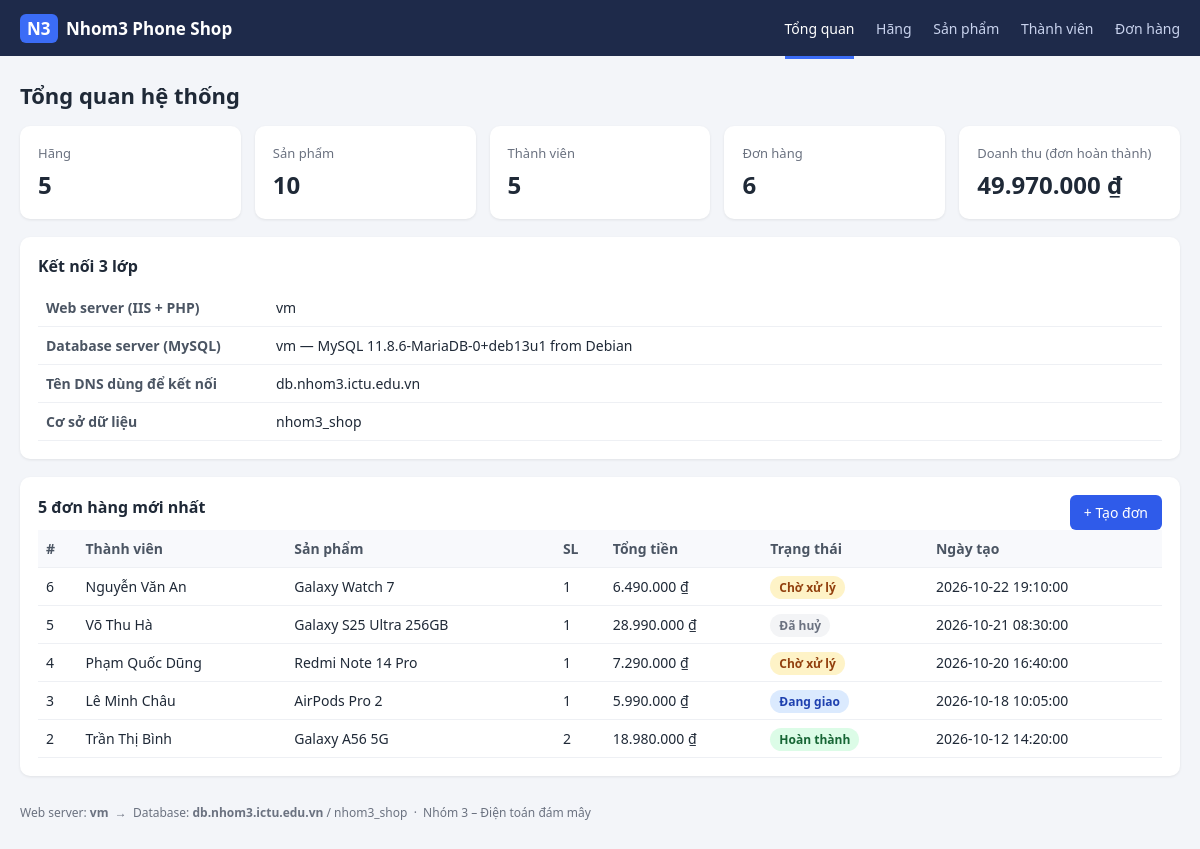
The page / on the database its author committed.
### tables this page shows
CREATE TABLE orders (
  id          INT UNSIGNED AUTO_INCREMENT PRIMARY KEY,
  member_id   INT UNSIGNED NOT NULL,
  product_id  INT UNSIGNED NOT NULL,
  quantity    INT NOT NULL,
  unit_price  DECIMAL(12,0) NOT NULL,
  total       DECIMAL(14,0) NOT NULL,
  status      ENUM('pending','shipping','done','cancelled') NOT NULL DEFAULT 'pending',
  note        VARCHAR(255) NULL,
  created_at  DATETIME NOT NULL DEFAULT CURRENT_TIMESTAMP,
  updated_at  DATETIME NOT NULL DEFAULT CURRENT_TIMESTAMP ON UPDATE CURRENT_TIMESTAMP,
  CONSTRAINT fk_orders_member  FOREIGN KEY (member_id)  REFERENCES members(id),
  CONSTRAINT fk_orders_product FOREIGN KEY (product_id) REFERENCES products(id),
  CONSTRAINT chk_orders_qty CHECK (quantity > 0)
);

CREATE TABLE members (
  id          INT UNSIGNED AUTO_INCREMENT PRIMARY KEY,
  full_name   VARCHAR(100) NOT NULL,
  email       VARCHAR(150) NOT NULL UNIQUE,
  phone       VARCHAR(10)  NOT NULL,
  address     VARCHAR(255) NULL,
  created_at  DATETIME NOT NULL DEFAULT CURRENT_TIMESTAMP
);

CREATE TABLE products (
  id           INT UNSIGNED AUTO_INCREMENT PRIMARY KEY,
  brand_id     INT UNSIGNED NOT NULL,
  name         VARCHAR(200) NOT NULL,
  price        DECIMAL(12,0) NOT NULL,
  stock        INT NOT NULL DEFAULT 0,
  description  TEXT NULL,
  created_at   DATETIME NOT NULL DEFAULT CURRENT_TIMESTAMP,
  updated_at   DATETIME NOT NULL DEFAULT CURRENT_TIMESTAMP ON UPDATE CURRENT_TIMESTAMP,
  CONSTRAINT fk_products_brand FOREIGN KEY (brand_id) REFERENCES brands(id),
  CONSTRAINT chk_products_price CHECK (price > 0),
  CONSTRAINT chk_products_stock CHECK (stock >= 0)
);

### inc/db.php (called while the page is built, shortened)
<?php
function db(): PDO
{
    static $pdo = null;
    if ($pdo === null) {
        $dsn = 'mysql:host=' . DB_HOST . ';dbname=' . DB_NAME . ';charset=utf8mb4';
        $pdo = new PDO($dsn, DB_USER, DB_PASS, [
            PDO::ATTR_ERRMODE            => PDO::ERRMODE_EXCEPTION,
            PDO::ATTR_DEFAULT_FETCH_MODE => PDO::FETCH_ASSOC,
            PDO::ATTR_EMULATE_PREPARES   => false,
        ]);
    }
    return $pdo;
}
function q(string $sql, array $params = []): PDOStatement
{
    $st = db()->prepare($sql);
    $st->execute($params);
    return $st;
}
function e($v): string
{
    return htmlspecialchars((string)$v, ENT_QUOTES, 'UTF-8');
}
function money($n): string
{
    return number_format((float)$n, 0, ',', '.') . ' ₫';
}

### index.php (the view, shortened to what this page needs)
<?php
require __DIR__ . '/inc/db.php';
$stats = [
    'Hãng'       => q('SELECT COUNT(*) FROM brands')->fetchColumn(),
    'Sản phẩm'   => q('SELECT COUNT(*) FROM products')->fetchColumn(),
    'Thành viên' => q('SELECT COUNT(*) FROM members')->fetchColumn(),
    'Đơn hàng'   => q('SELECT COUNT(*) FROM orders')->fetchColumn(),
];
$revenue = q("SELECT COALESCE(SUM(total),0) FROM orders WHERE status = 'done'")->fetchColumn();
$server  = q('SELECT @@hostname AS host, VERSION() AS ver')->fetch();
$latest = q(
    'SELECT o.id, o.quantity, o.total, o.status, o.created_at, m.full_name, p.name AS product
       FROM orders o
       JOIN members  m ON m.id = o.member_id
       JOIN products p ON p.id = o.product_id
      ORDER BY o.id DESC LIMIT 5'
)->fetchAll();
require __DIR__ . '/inc/header.php';
?>
<h1>Tổng quan hệ thống</h1>
<div class="cards">
  <?php foreach ($stats as $label => $num): ?>
    <div class="card stat"><span><?= e($label) ?></span><b><?= e($num) ?></b></div>
  <?php endforeach; ?>
  <div class="card stat"><span>Doanh thu (đơn hoàn thành)</span><b><?= money($revenue) ?></b></div>
</div>
<div class="card">
  <h2>Kết nối 3 lớp</h2>
  <table class="kv">
    <tr><th>Web server (IIS + PHP)</th><td><?= e(gethostname()) ?></td></tr>
    <tr><th>Database server (MySQL)</th><td><?= e($server['host']) ?> — MySQL <?= e($server['ver']) ?></td></tr>
    <tr><th>Tên DNS dùng để kết nối</th><td><?= e(DB_HOST) ?></td></tr>
    <tr><th>Cơ sở dữ liệu</th><td><?= e(DB_NAME) ?></td></tr>
  </table>
</div>
<div class="card">
  <div class="card-head"><h2>5 đơn hàng mới nhất</h2><a class="btn" href="orders.php?action=create">+ Tạo đơn</a></div>
  <table>
    <tr><th>#</th><th>Thành viên</th><th>Sản phẩm</th><th>SL</th><th>Tổng tiền</th><th>Trạng thái</th><th>Ngày tạo</th></tr>
    <?php foreach ($latest as $o): ?>
      <tr>
        <td><?= $o['id'] ?></td>
        <td><?= e($o['full_name']) ?></td>
        <td><?= e($o['product']) ?></td>
        <td><?= $o['quantity'] ?></td>
        <td><?= money($o['total']) ?></td>
        <td><span class="badge <?= e($o['status']) ?>"><?= e(ORDER_STATUS[$o['status']]) ?></span></td>
        <td><?= e($o['created_at']) ?></td>
      </tr>
    <?php endforeach; ?>
  </table>
</div>
<?php require __DIR__ . '/inc/footer.php'; ?>

### inc/header.php (shortened to what this page needs)
<?php
$current = basename($_SERVER['SCRIPT_NAME'] ?? 'index.php');
$menu = [
    'index.php'    => 'Tổng quan',
    'brands.php'   => 'Hãng',
    'products.php' => 'Sản phẩm',
    'members.php'  => 'Thành viên',
    'orders.php'   => 'Đơn hàng',
];
?><!DOCTYPE html>
<html lang="vi">
<head>
<link rel="stylesheet" href="assets/style.css">
</head>
<body>
<header class="topbar">
  <div class="wrap">
    <a class="brand" href="index.php"><span class="logo">N3</span> <?= e(APP_NAME) ?></a>
    <nav>
      <?php foreach ($menu as $file => $label): ?>
        <a href="<?= $file ?>" class="<?= $current === $file ? 'active' : '' ?>"><?= $label ?></a>
      <?php endforeach; ?>
    </nav>
  </div>
</header>
<main class="wrap">

### inc/footer.php
</main>
<footer class="wrap footer">
  Web server: <b><?= e(gethostname()) ?></b> &nbsp;→&nbsp; Database: <b><?= e(DB_HOST) ?></b> / <?= e(DB_NAME) ?>
  &nbsp;·&nbsp; Nhóm 3 – Điện toán đám mây
</footer>
</body>
</html>

### assets/style.css (style rules this page uses)
* { box-sizing: border-box; }
body { margin: 0; font-family: "Segoe UI", Arial, sans-serif; font-size: 14px; color: #1f2937; background: #f3f5f9; }
a { color: #2547d0; text-decoration: none; }
.wrap { max-width: 1200px; margin: 0 auto; padding: 0 20px; }
h1 { font-size: 22px; margin: 24px 0 16px; }
h2 { font-size: 16px; margin: 0 0 12px; }
.topbar { background: #1e2a4a; color: #fff; }
.topbar .wrap { display: flex; align-items: center; justify-content: space-between; height: 56px; }
.topbar .brand { color: #fff; font-weight: 700; font-size: 17px; }
.logo { display: inline-block; background: #3b6cf6; border-radius: 6px; padding: 3px 7px; margin-right: 4px; }
.topbar nav a { color: #c9d3ee; margin-left: 18px; padding: 18px 0; border-bottom: 3px solid transparent; }
.topbar nav a.active, .topbar nav a:hover { color: #fff; border-bottom-color: #3b6cf6; }
.card { background: #fff; border-radius: 10px; padding: 18px; margin-bottom: 18px; box-shadow: 0 1px 3px rgba(0,0,0,.08); }
.card-head, .page-head { display: flex; align-items: center; justify-content: space-between; }
.cards { display: flex; flex-wrap: wrap; margin-bottom: 18px; }
.cards .stat { flex: 1 1 170px; margin: 0 14px 14px 0; }
.stat span { display: block; color: #6b7280; font-size: 13px; }
.stat b { display: block; font-size: 24px; margin-top: 6px; }
table { width: 100%; border-collapse: collapse; }
th, td { text-align: left; padding: 9px 8px; border-bottom: 1px solid #eef0f4; vertical-align: middle; }
th { background: #f8f9fc; font-weight: 600; color: #4b5563; }
table.kv th { width: 230px; background: none; }
.btn { display: inline-block; background: #2f5bea; color: #fff; border: 0; border-radius: 6px; padding: 8px 14px; cursor: pointer; font-size: 14px; }
.badge { padding: 3px 9px; border-radius: 20px; font-size: 12px; font-weight: 600; }
.badge.pending { background: #fef3c7; color: #92400e; }
.badge.shipping { background: #dbeafe; color: #1e40af; }
.badge.done { background: #dcfce7; color: #166534; }
.badge.cancelled { background: #f3f4f6; color: #6b7280; }
.footer { color: #6b7280; font-size: 12px; padding: 10px 20px 30px; }

### rows shown on the page
orders: id "6", member.full_name "Nguyễn Văn An", product.name "Galaxy Watch 7", quantity "1", total "6.490.000 ₫", status "Chờ xử lý", created_at "2026-10-22 19:10:00"
orders: id "5", member.full_name "Võ Thu Hà", product.name "Galaxy S25 Ultra 256GB", quantity "1", total "28.990.000 ₫", status "Đã huỷ", created_at "2026-10-21 08:30:00"
orders: id "4", member.full_name "Phạm Quốc Dũng", product.name "Redmi Note 14 Pro", quantity "1", total "7.290.000 ₫", status "Chờ xử lý", created_at "2026-10-20 16:40:00"
orders: id "3", member.full_name "Lê Minh Châu", product.name "AirPods Pro 2", quantity "1", total "5.990.000 ₫", status "Đang giao", created_at "2026-10-18 10:05:00"
orders: id "2", member.full_name "Trần Thị Bình", product.name "Galaxy A56 5G", quantity "2", total "18.980.000 ₫", status "Hoàn thành", created_at "2026-10-12 14:20:00"

### other values the page prints
APP_NAME "Nhom3 Phone Shop"
$label "Tổng quan"
$label "Hãng"
$label "Sản phẩm"
$label "Thành viên"
$label "Đơn hàng"
$num "5"
$num "10"
$num "6"
money($revenue) "49.970.000 ₫"
gethostname() "vm"
$server['host'] "vm"
$server['ver'] "11.8.6-MariaDB-0+deb13u1 from Debian"
DB_HOST "db.nhom3.ictu.edu.vn"
DB_NAME "nhom3_shop"
